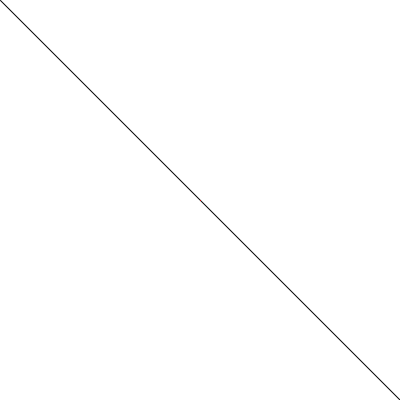
Frame 1 (no input)
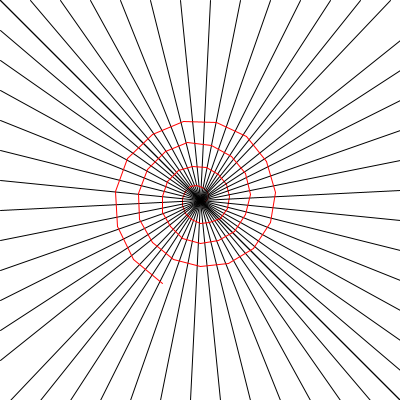
Frame 60 (the mouse pressed at the canvas centre just before this capture)
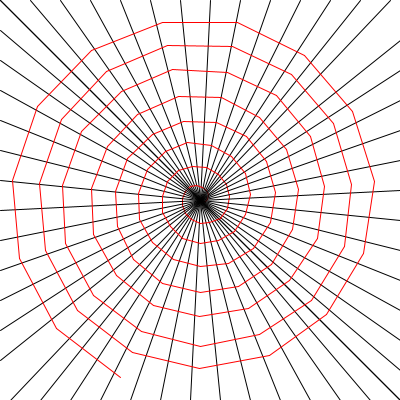
Frame 120 (the mouse held since frame 60 and released just before this capture)

The Processing sketch that drew these frames (run headless with seeded random() and noise(); from frame 60 on, the mouse is pressed at the canvas centre):

// Processing sketch: processing_72987
// ── processing_72987.pde

   
void setup()
{
  size(400,400);
  background(255);
  frameRate(20);
}
float angle=0.0;
float inc=12.0;
float radius = 0.15; 
float cx = 200; // Center x- and y-coordinates 
float cy = 200; 
float px = cx; // Start with center as the 
float py = cy; // previous coordinate 
float deg=0.0;
float dx=0.0;
float dy=0.0;
void draw()
{
  drawlines();
  smooth(); 

float angle = radians(deg);
float x = cx + (sin(angle) * radius); 
float y = cy + (cos(angle) * radius); 
stroke(255,0,0);
line(px, py, x, y); 
radius = radius +random(0.5,3); 
px = x; 
py = y; 
deg+=24;
} 






void drawlines()
{
  stroke(0);
  if(dx<width){
line(dx,0,width-dx,height);
dx=dx+30;
  }
else
if(dy<height-10){
line(0,dy,width,height-dy);
dy+=30;
}

  
}
